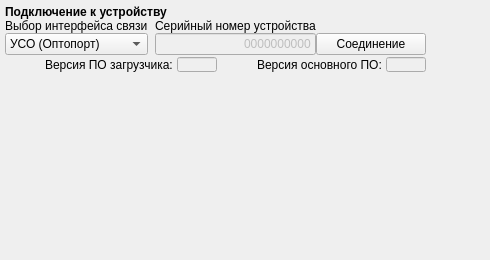
         <widget class="QWidget" name="tab">
          <attribute name="title">
           <string>Подключение / Обновление</string>
          </attribute>
          <widget class="QWidget" name="verticalLayoutWidget_12">
           <property name="geometry">
            <rect>
             <x>0</x>
             <y>0</y>
             <width>481</width>
             <height>251</height>
            </rect>
           </property>
           <layout class="QVBoxLayout" name="tab_1_Layout">
            <property name="spacing">
             <number>2</number>
            </property>
            <property name="leftMargin">
             <number>5</number>
            </property>
            <property name="topMargin">
             <number>5</number>
            </property>
            <property name="rightMargin">
             <number>5</number>
            </property>
            <property name="bottomMargin">
             <number>5</number>
            </property>
            <item>
             <layout class="QHBoxLayout" name="horizontalLayout_8">
              <property name="spacing">
               <number>2</number>
              </property>
              <item>
               <layout class="QVBoxLayout" name="verticalLayout_12">
                <property name="spacing">
                 <number>0</number>
                </property>
                <item>
                 <widget class="QLabel" name="label_16">
                  <property name="sizePolicy">
                   <sizepolicy hsizetype="Minimum" vsizetype="Minimum">
                    <horstretch>0</horstretch>
                    <verstretch>0</verstretch>
                   </sizepolicy>
                  </property>
                  <property name="font">
                   <font>
                    <weight>75</weight>
                    <bold>true</bold>
                   </font>
                  </property>
                  <property name="text">
                   <string>Подключение к устройству</string>
                  </property>
                 </widget>
                </item>
                <item>
                 <layout class="QHBoxLayout" name="horizontalLayout_3">
                  <property name="spacing">
                   <number>0</number>
                  </property>
                  <item>
                   <layout class="QVBoxLayout" name="verticalLayout_8">
                    <property name="spacing">
                     <number>0</number>
                    </property>
                    <item>
                     <widget class="QLabel" name="label_12">
                      <property name="text">
                       <string>Выбор интерфейса связи</string>
                      </property>
                     </widget>
                    </item>
                    <item>
                     <widget class="QComboBox" name="Interface">
                      <property name="enabled">
                       <bool>true</bool>
                      </property>
                      <property name="sizePolicy">
                       <sizepolicy hsizetype="Expanding" vsizetype="Fixed">
                        <horstretch>0</horstretch>
                        <verstretch>0</verstretch>
                       </sizepolicy>
                      </property>
                      <item>
                       <property name="text">
                        <string>УСО (Оптопорт)</string>
                       </property>
                      </item>
                      <item>
                       <property name="text">
                        <string>PLC/RF</string>
                       </property>
                      </item>
                     </widget>
                    </item>
                   </layout>
                  </item>
                  <item>
                   <widget class="QLabel" name="label_18">
                    <property name="text">
                     <string/>
                    </property>
                   </widget>
                  </item>
                  <item>
                   <layout class="QVBoxLayout" name="verticalLayout_9">
                    <property name="spacing">
                     <number>0</number>
                    </property>
                    <item>
                     <widget class="QLabel" name="label_10">
                      <property name="sizePolicy">
                       <sizepolicy hsizetype="Preferred" vsizetype="Maximum">
                        <horstretch>0</horstretch>
                        <verstretch>0</verstretch>
                       </sizepolicy>
                      </property>
                      <property name="text">
                       <string>Серийный номер устройства</string>
                      </property>
                     </widget>
                    </item>
                    <item>
                     <widget class="QLineEdit" name="SN">
                      <property name="enabled">
                       <bool>false</bool>
                      </property>
                      <property name="text">
                       <string>0000000000</string>
                      </property>
                      <property name="alignment">
                       <set>Qt::AlignRight|Qt::AlignTrailing|Qt::AlignVCenter</set>
                      </property>
                     </widget>
                    </item>
                   </layout>
                  </item>
                  <item>
                   <layout class="QVBoxLayout" name="verticalLayout_13">
                    <property name="spacing">
                     <number>0</number>
                    </property>
                    <item>
                     <widget class="QLabel" name="label_17">
                      <property name="sizePolicy">
                       <sizepolicy hsizetype="Preferred" vsizetype="Maximum">
                        <horstretch>0</horstretch>
                        <verstretch>0</verstretch>
                       </sizepolicy>
                      </property>
                      <property name="text">
                       <string/>
                      </property>
                     </widget>
                    </item>
                    <item>
                     <widget class="QPushButton" name="Connect">
                      <property name="enabled">
                       <bool>true</bool>
                      </property>
                      <property name="sizePolicy">
                       <sizepolicy hsizetype="Expanding" vsizetype="Fixed">
                        <horstretch>0</horstretch>
                        <verstretch>0</verstretch>
                       </sizepolicy>
                      </property>
                      <property name="text">
                       <string>Соединение</string>
                      </property>
                     </widget>
                    </item>
                   </layout>
                  </item>
                 </layout>
                </item>
                <item>
                 <layout class="QHBoxLayout" name="horizontalLayout_11">
                  <property name="spacing">
                   <number>0</number>
                  </property>
                  <item>
                   <layout class="QHBoxLayout" name="horizontalLayout_9">
                    <property name="spacing">
                     <number>0</number>
                    </property>
                    <item>
                     <spacer name="horizontalSpacer_4">
                      <property name="orientation">
                       <enum>Qt::Horizontal</enum>
                      </property>
                      <property name="sizeHint" stdset="0">
                       <size>
                        <width>40</width>
                        <height>20</height>
                       </size>
                      </property>
                     </spacer>
                    </item>
                    <item>
                     <widget class="QLabel" name="label_21">
                      <property name="sizePolicy">
                       <sizepolicy hsizetype="Preferred" vsizetype="Fixed">
                        <horstretch>0</horstretch>
                        <verstretch>0</verstretch>
                       </sizepolicy>
                      </property>
                      <property name="maximumSize">
                       <size>
                        <width>200</width>
                        <height>15</height>
                       </size>
                      </property>
                      <property name="text">
                       <string>Версия ПО загрузчика: </string>
                      </property>
                     </widget>
                    </item>
                    <item>
                     <widget class="QLineEdit" name="boot_v">
                      <property name="enabled">
                       <bool>false</bool>
                      </property>
                      <property name="sizePolicy">
                       <sizepolicy hsizetype="Fixed" vsizetype="Fixed">
                        <horstretch>0</horstretch>
                        <verstretch>0</verstretch>
                       </sizepolicy>
                      </property>
                      <property name="maximumSize">
                       <size>
                        <width>40</width>
                        <height>15</height>
                       </size>
                      </property>
                     </widget>
                    </item>
                   </layout>
                  </item>
                  <item>
                   <spacer name="horizontalSpacer_3">
                    <property name="orientation">
                     <enum>Qt::Horizontal</enum>
                    </property>
                    <property name="sizeHint" stdset="0">
                     <size>
                      <width>40</width>
                      <height>20</height>
                     </size>
                    </property>
                   </spacer>
                  </item>
                  <item>
                   <widget class="QLabel" name="label_22">
                    <property name="sizePolicy">
                     <sizepolicy hsizetype="Preferred" vsizetype="Fixed">
                      <horstretch>0</horstretch>
                      <verstretch>0</verstretch>
                     </sizepolicy>
                    </property>
                    <property name="maximumSize">
                     <size>
                      <width>200</width>
                      <height>15</height>
                     </size>
                    </property>
                    <property name="text">
                     <string>Версия основного ПО: </string>
                    </property>
                   </widget>
                  </item>
                  <item>
                   <widget class="QLineEdit" name="fw_v">
                    <property name="enabled">
                     <bool>false</bool>
                    </property>
                    <property name="sizePolicy">
                     <sizepolicy hsizetype="Fixed" vsizetype="Fixed">
                      <horstretch>0</horstretch>
                      <verstretch>0</verstretch>
                     </sizepolicy>
                    </property>
                    <property name="maximumSize">
                     <size>
                      <width>40</width>
                      <height>15</height>
                     </size>
                    </property>
                   </widget>
                  </item>
                 </layout>
                </item>
               </layout>
              </item>
              <item>
               <spacer name="horizontalSpacer_8">
                <property name="orientation">
                 <enum>Qt::Horizontal</enum>
                </property>
                <property name="sizeHint" stdset="0">
                 <size>
                  <width>40</width>
                  <height>20</height>
                 </size>
                </property>
               </spacer>
              </item>
             </layout>
            </item>
            <item>
             <spacer name="verticalSpacer_2">
              <property name="orientation">
               <enum>Qt::Vertical</enum>
              </property>
              <property name="sizeHint" stdset="0">
               <size>
                <width>20</width>
                <height>40</height>
               </size>
              </property>
             </spacer>
            </item>
           </layout>
          </widget>
         </widget>
